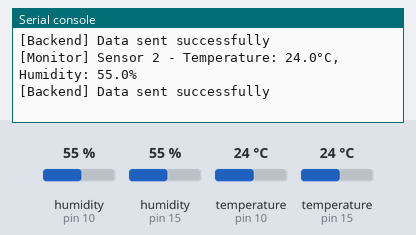
This program was run on a simulated MicroPython board. On the bench: the last lines printed to the serial console. The test bench sets the inputs (shaded band); at power-on: humidity (sensors on pin 10, pin 15) 55 %, temperature (sensors on pin 10, pin 15) 24 °C. WiFi joins after 1.5 s; web requests get an empty 200 reply after 0.4 s; the clock reads 2024-03-15 10:24:30 at power-on unless the program sets it.

Above: at 7.2 s.
7.3 s: humidity (sensor on pin 10) set to 22 %
15.4 s: humidity (sensor on pin 15) set to 22 %
At 17.13 s:
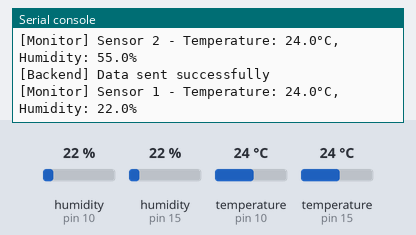
23.5 s: temperature (sensor on pin 10) set to 12 °C
At 29.4 s:
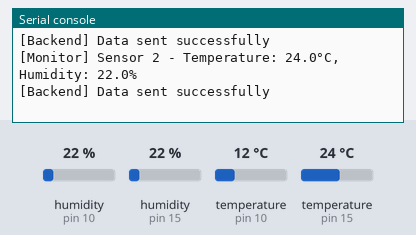
31.6 s: temperature (sensor on pin 15) set to 12 °C
At 39.6 s:
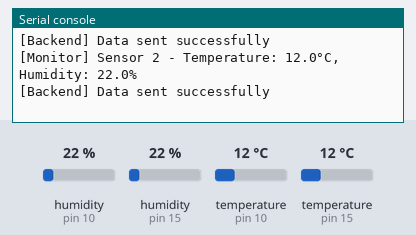
39.7 s: humidity (sensor on pin 10) set to 40 %
47.8 s: humidity (sensor on pin 15) set to 40 %
At 51.7 s:
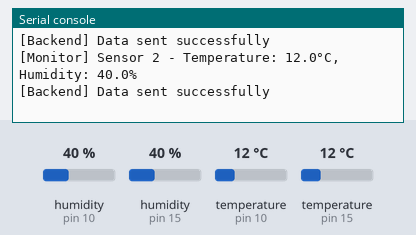
Timing chart, 0 to 53.2 s (numbered marks = the images above; inputs shaded):
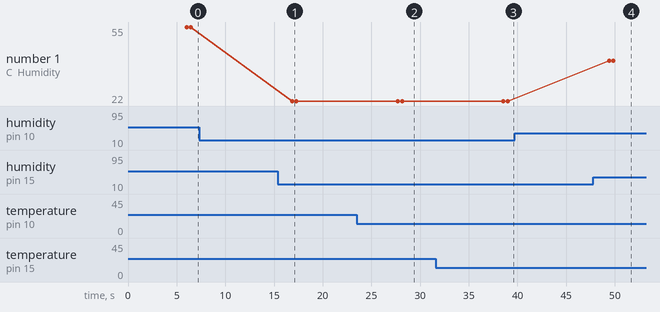

Measured:
- after the input at 23.5 s, the serial console: prints a new line after 4.2 s (image 2)
- after the input at 31.6 s, the serial console: prints a new line after 7.4 s (image 3)
- after the input at 47.8 s, the serial console: prints a new line after 2.0 s (image 4)

The program:

micropython_code.py
```python
import network
import urequests
import time
from machine import Pin
from dht import DHT22


class Sensor:
    def __init__(self, pin):
        """Initialize the sensor with the given GPIO pin."""
        self.pin = Pin(pin, Pin.IN, Pin.PULL_UP)
        self.sensor = DHT22(self.pin)
        time.sleep(2)

    def read_data(self):
        """Read and return the temperature and humidity."""
        try:
            self.sensor.measure()
            temperature = self.sensor.temperature()#get temperature
            humidity = self.sensor.humidity()#get humidity
            return temperature, humidity
        except Exception as e:
            print(f"[Sensor] Error reading sensor data on pin {self.pin}: {e}")
            return None, None


class WiFi:
    def __init__(self, ssid, password):
        """Initialize the Wi-Fi connection with SSID and password."""
        self.ssid = ssid
        self.password = password

    def connect(self, timeout=30):
        """Connect to the Wi-Fi network with a timeout."""
        wlan = network.WLAN(network.STA_IF)
        wlan.active(True)
        wlan.connect(self.ssid, self.password)
        print("[WiFi] Connecting to Wi-Fi...")
        start_time = time.time()

        while not wlan.isconnected():
            if time.time() - start_time > timeout:
                raise RuntimeError("[WiFi] Failed to connect to Wi-Fi within timeout period.")
            time.sleep(1)

        print("[WiFi] Connected to Wi-Fi!")
        print("[WiFi] IP address: 4.231.237.109")


class Backend:
    def __init__(self, server_url):
        """Initialize the backend with the server URL."""
        self.server_url = server_url

    def send_data(self, sensor_id, temperature, humidity):
        """Send the data to the backend using a POST request."""
        data = {
            "sensor_id": sensor_id,
            "temperature": temperature,
            "humidity": humidity,
            "timestamp": time.time()
        }
        try:
            response = urequests.post(self.server_url, json=data)
            if response.status_code == 200:
                print(f"[Backend] Data sent successfully")
            else:
                print(f"[Backend] Failed to send data. Status code: {response.status_code}, Response: {response.text}")
        except Exception as e:
            print(f"[Backend] Error sending data to server for Sensor {sensor_id}: {e}")


class SmartEnvMonitor:
    def __init__(self, ssid, password, sensor_pins, server_url):
        """Initialize the Smart Environmental Monitoring System."""
        self.wifi = WiFi(ssid, password)
        self.sensors = [Sensor(pin) for pin in sensor_pins]
        self.backend = Backend(server_url)

    def run(self):
        """Start the monitoring system."""
        #wifi connection
        self.wifi.connect()

        while True:
            for idx, sensor in enumerate(self.sensors):
                temperature, humidity = sensor.read_data()
                if temperature is not None and humidity is not None:
                    print(f"[Monitor] Sensor {idx + 1} - Temperature: {temperature}°C, Humidity: {humidity}%")
                    self.backend.send_data(idx + 1, temperature, humidity)
                else:
                    print(f"[Monitor] Sensor {idx + 1} failed to read data.")

            #10s for reading
            time.sleep(10)

ssid = "Wokwi-GUEST"
password = ""
server_url = "http://4.231.237.109/api/data"

#Pins for sensors
sensor_pins = [10, 15]

monitor = SmartEnvMonitor(ssid, password, sensor_pins, server_url)
monitor.run()
```
